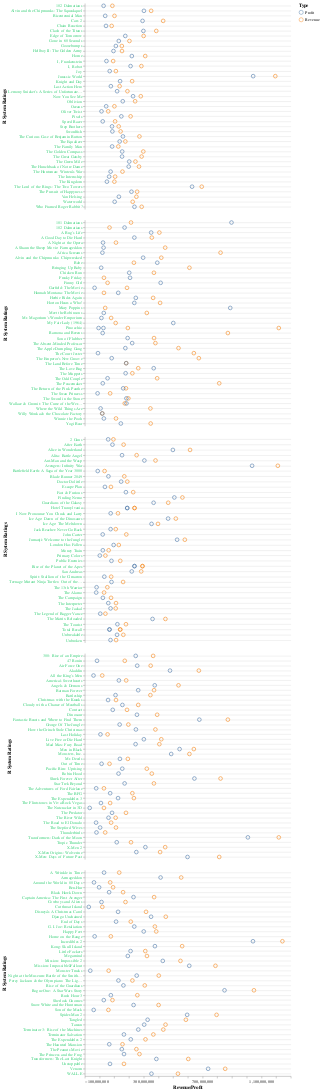

Notebook source saved alongside this figure:
### Code cell
# this is the first graph: this is the System R rating category
a=alt.Chart(df1).mark_point(size=80).encode(
    # x-axis section 
    alt.X(
      'Yield:Q',# this shows the amount of the type of data yield in integer 
       title='Revenue/Profit',# the title of the x-axis
       scale=alt.Scale(zero=False),
       axis = alt.Axis(grid=False)
   ),
    #y-axis section  
    alt.Y(
       'Name', # shows the name of the movie
       title='R System Ratings', # the title of the y-axis
       axis=alt.Axis(grid=True)), # only shows the y-axis grid
    color=alt.Color('Type:N'),# puts the color based on two catrory, profit and revenue
    # tooltip allows grag to be intercative it shows the name, profit, revenue, gross profit nargin % and system rating
    tooltip = ['Type','Name','Type Yield','Gross Profit Margin %','System Ratings'],
).properties(
     width=500, # the size of the graph
     height=500)

# this is the second graph: this is the Sytem PG rating category
b=alt.Chart(df2).mark_point(size=80).encode(
    # x-axis section 
    alt.X(
      'Yield:Q',# this shows the amount of the type of data yield in integer 
       title='Revenue/Profit',# the title of the x-axis
       scale=alt.Scale(zero=False),
        axis=None# takes away the grid
   ),
    #y-axis section  
    alt.Y(
       'Name', # shows the name of the movie
       title='R System Ratings', # the title of the y-axis
       axis=alt.Axis(grid=True)), # only shows the y-axis grid
    color=alt.Color('Type:N'),# puts the color based on two catrory, profit and revenue
    # tooltip allows grag to be intercative it shows the name, profit, revenue, gross profit nargin % and system rating
    tooltip = ['Type','Name','Type Yield','Gross Profit Margin %','System Ratings'],
).properties(
     width=500, # the size of the graph
     height=500)

# this is the second graph: this is the Sytem G rating category
c=alt.Chart(df3).mark_point(size=80).encode(
    # x-axis section 
    alt.X(
      'Yield:Q',# this shows the amount of the type of data yield in integer 
       title='Revenue/Profit',# the title of the x-axis
       scale=alt.Scale(zero=False),
       axis=None# takes away the grid
   ),
    #y-axis section  
    alt.Y(
       'Name', # shows the name of the movie
       title='R System Ratings', # the title of the y-axis
       axis=alt.Axis(grid=True)), # only shows the y-axis grid
    color=alt.Color('Type:N'),# puts the color based on two catrory, profit and revenue
    # tooltip allows grag to be intercative it shows the name, profit, revenue, gross profit nargin % and system rating
    tooltip = ['Type','Name','Type Yield','Gross Profit Margin %','System Ratings'],
).properties(
     width=500, # the size of the graph
     height=500)

# this is the third graph: this is the Sytem PG-13 rating category
d=alt.Chart(df4).mark_point(size=80).encode(
    # x-axis section 
    alt.X(
      'Yield:Q',# this shows the amount of the type of data yield in integer 
       title='Revenue/Profit',# the title of the x-axis
       axis=None,#take away the grid
       scale=alt.Scale(zero=False)
   ),
    #y-axis section  
    alt.Y(
       'Name', # shows the name of the movie
       title='R System Ratings', # the title of the y-axis
       axis=alt.Axis(grid=True)), # only shows the y-axis grid
    color=alt.Color('Type:N'),# puts the color based on two catrory, profit and revenue
    # tooltip allows grag to be intercative it shows the name, profit, revenue, gross profit nargin % and system rating
    tooltip = ['Type','Name','Type Yield','Gross Profit Margin %','System Ratings'],
).properties(
     width=500, # the size of the graph
     height=500)

# this is the fourth graph: this is the Sytem NR rating category
e=alt.Chart(df5).mark_point(size=80).encode(
    # x-axis section 
    alt.X(
      'Yield:Q',# this shows the amount of the type of data yield in integer 
       title='Revenue/Profit',# the title of the x-axis
       axis=None,
       scale=alt.Scale(zero=False),# takes away the grid
   ),
    #y-axis section  
    alt.Y(
       'Name', # shows the name of the movie
       title='R System Ratings', # the title of the y-axis
       axis=alt.Axis(grid=True)), # only shows the y-axis grid
    color=alt.Color('Type:N'),# puts the color based on two catrory, profit and revenue
    # tooltip allows grag to be intercative it shows the name, profit, revenue, gross profit nargin % and system rating
    tooltip = ['Type','Name','Type Yield','Gross Profit Margin %','System Ratings'],
).properties(
     width=500, # the size of the graph
     height=500)

f= alt.vconcat(b,c,d,e).configure_view(strokeOpacity=0).configure_axisLeft(labelColor='#2ECC71')
f&a # combines the graphs together
